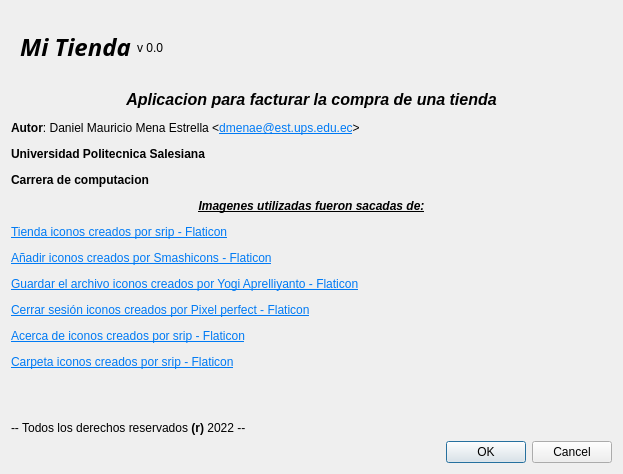
<?xml version="1.0" encoding="UTF-8"?>
<ui version="4.0">
 <class>acerca_de</class>
 <widget class="QDialog" name="acerca_de">
  <property name="geometry">
   <rect>
    <x>0</x>
    <y>0</y>
    <width>623</width>
    <height>474</height>
   </rect>
  </property>
  <property name="windowTitle">
   <string>Dialog</string>
  </property>
  <layout class="QVBoxLayout" name="verticalLayout">
   <item>
    <widget class="QWidget" name="widget" native="true">
     <layout class="QHBoxLayout" name="horizontalLayout">
      <item>
       <widget class="QLabel" name="outTitulo">
        <property name="font">
         <font>
          <family>Franklin Gothic Heavy</family>
         </font>
        </property>
        <property name="text">
         <string>&lt;html&gt;&lt;head/&gt;&lt;body&gt;&lt;p align=&quot;center&quot;&gt;&lt;span style=&quot; font-size:18pt; font-weight:700; font-style:italic;&quot;&gt;Mi Tienda&lt;/span&gt;&lt;/p&gt;&lt;/body&gt;&lt;/html&gt;</string>
        </property>
       </widget>
      </item>
      <item>
       <widget class="QLabel" name="outVersion">
        <property name="mouseTracking">
         <bool>true</bool>
        </property>
        <property name="text">
         <string>v 0.0</string>
        </property>
       </widget>
      </item>
      <item>
       <spacer name="horizontalSpacer">
        <property name="orientation">
         <enum>Qt::Horizontal</enum>
        </property>
        <property name="sizeHint" stdset="0">
         <size>
          <width>114</width>
          <height>20</height>
         </size>
        </property>
       </spacer>
      </item>
     </layout>
    </widget>
   </item>
   <item>
    <widget class="QLabel" name="Descripcion">
     <property name="text">
      <string>&lt;html&gt;&lt;head/&gt;&lt;body&gt;&lt;p align=&quot;center&quot;&gt;&lt;span style=&quot; font-size:12pt; font-weight:700; font-style:italic;&quot;&gt;Aplicacion para facturar la compra de una tienda&lt;/span&gt;&lt;/p&gt;&lt;p&gt;&lt;span style=&quot; font-weight:700;&quot;&gt;Autor&lt;/span&gt;: Daniel Mauricio Mena Estrella &amp;lt;&lt;a href=&quot;mailto:dmenae@est.ups.edu.ec&quot;&gt;&lt;span style=&quot; text-decoration: underline; color:#007af4;&quot;&gt;dmenae@est.ups.edu.ec&lt;/span&gt;&lt;/a&gt;&amp;gt;&lt;/p&gt;&lt;p&gt;&lt;span style=&quot; font-weight:700;&quot;&gt;Universidad Politecnica Salesiana &lt;/span&gt;&lt;/p&gt;&lt;p&gt;&lt;span style=&quot; font-weight:700;&quot;&gt;Carrera de computacion&lt;/span&gt;&lt;/p&gt;&lt;p align=&quot;center&quot;&gt;&lt;span style=&quot; font-weight:700; font-style:italic; text-decoration: underline;&quot;&gt;Imagenes utilizadas fueron sacadas de:&lt;/span&gt;&lt;/p&gt;&lt;p&gt;&lt;a href=&quot;&amp;lt;a href=&quot;&gt;&lt;span style=&quot; text-decoration: underline; color:#007af4;&quot;&gt;Tienda iconos creados por srip - Flaticon&lt;/span&gt;&lt;/a&gt;&lt;/p&gt;&lt;p&gt;&lt;a href=&quot;&amp;lt;a href=&quot;&gt;&lt;span style=&quot; text-decoration: underline; color:#007af4;&quot;&gt;Añadir iconos creados por Smashicons - Flaticon&lt;/span&gt;&lt;/a&gt;&lt;/p&gt;&lt;p&gt;&lt;a href=&quot;&amp;lt;a href=&quot;&gt;&lt;span style=&quot; text-decoration: underline; color:#007af4;&quot;&gt;Guardar el archivo iconos creados por Yogi Aprelliyanto - Flaticon&lt;/span&gt;&lt;/a&gt;&lt;/p&gt;&lt;p&gt;&lt;a href=&quot;&amp;lt;a href=&quot;&gt;&lt;span style=&quot; text-decoration: underline; color:#007af4;&quot;&gt;Cerrar sesión iconos creados por Pixel perfect - Flaticon&lt;/span&gt;&lt;/a&gt;&lt;/p&gt;&lt;p&gt;&lt;a href=&quot;&amp;lt;a href=&quot;&gt;&lt;span style=&quot; text-decoration: underline; color:#007af4;&quot;&gt;Acerca de iconos creados por srip - Flaticon&lt;/span&gt;&lt;/a&gt;&lt;/p&gt;&lt;p&gt;&lt;a href=&quot;&amp;lt;a href=&quot;&gt;&lt;span style=&quot; text-decoration: underline; color:#007af4;&quot;&gt;Carpeta iconos creados por srip - Flaticon&lt;/span&gt;&lt;/a&gt;&lt;/p&gt;&lt;p&gt;&lt;br/&gt;&lt;/p&gt;&lt;p&gt;-- Todos los derechos reservados &lt;span style=&quot; font-weight:700;&quot;&gt;(r) &lt;/span&gt;2022 --&lt;/p&gt;&lt;/body&gt;&lt;/html&gt;</string>
     </property>
    </widget>
   </item>
   <item>
    <widget class="QDialogButtonBox" name="buttonBox">
     <property name="orientation">
      <enum>Qt::Horizontal</enum>
     </property>
     <property name="standardButtons">
      <set>QDialogButtonBox::Cancel|QDialogButtonBox::Ok</set>
     </property>
    </widget>
   </item>
  </layout>
 </widget>
 <resources/>
 <connections>
  <connection>
   <sender>buttonBox</sender>
   <signal>accepted()</signal>
   <receiver>acerca_de</receiver>
   <slot>accept()</slot>
   <hints>
    <hint type="sourcelabel">
     <x>248</x>
     <y>254</y>
    </hint>
    <hint type="destinationlabel">
     <x>157</x>
     <y>274</y>
    </hint>
   </hints>
  </connection>
  <connection>
   <sender>buttonBox</sender>
   <signal>rejected()</signal>
   <receiver>acerca_de</receiver>
   <slot>reject()</slot>
   <hints>
    <hint type="sourcelabel">
     <x>316</x>
     <y>260</y>
    </hint>
    <hint type="destinationlabel">
     <x>286</x>
     <y>274</y>
    </hint>
   </hints>
  </connection>
 </connections>
</ui>
